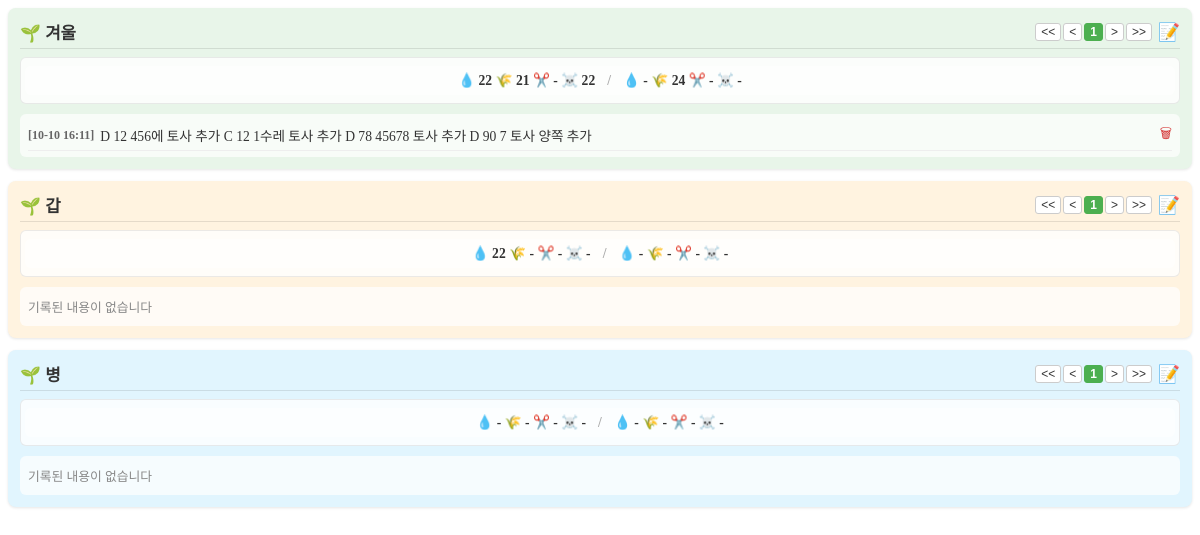
The app's page /farmmng.php, older data.
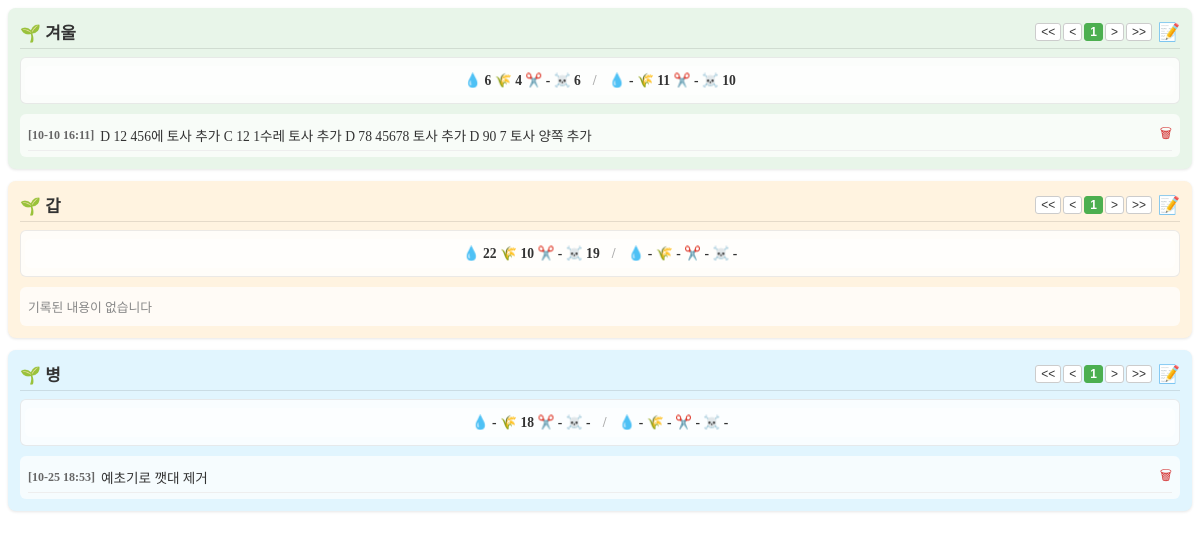
The same page, newer data.
### tables this page shows
CREATE TABLE `farms` (
  `farm_id` int(11) NOT NULL AUTO_INCREMENT COMMENT '밭ID',
  `farm_name` varchar(100) NOT NULL COMMENT '밭이름',
  `row_count` int(11) NOT NULL DEFAULT 0 COMMENT '행갯수',
  `col_count` int(11) NOT NULL DEFAULT 0 COMMENT '열갯수',
  `farm_type` enum('노지','하우스') NOT NULL DEFAULT '노지' COMMENT '유형(노지,하우스)',
  `created_at` datetime DEFAULT current_timestamp() COMMENT '등록일시',
  `use_yn` char(1) NOT NULL DEFAULT 'Y' COMMENT '사용 여부',
  `sort_order` int(11) NOT NULL DEFAULT 0 COMMENT '정렬순서',
  PRIMARY KEY (`farm_id`)
);

CREATE TABLE `memoT` (
  `group_id` varchar(50) NOT NULL COMMENT '그룹 ID (문자형)',
  `id` int(11) NOT NULL AUTO_INCREMENT COMMENT '고유 식별자 ID',
  `reg_date` datetime DEFAULT current_timestamp() COMMENT '날짜 (기본값: 현재 시간)',
  `content` text DEFAULT NULL COMMENT '내용',
  `att_grp_id` bigint(20) DEFAULT NULL COMMENT '첨부파일 그룹 ID',
  PRIMARY KEY (`id`)
);

### farmmng.php (the view, shortened to what this page needs)
<?php
require_once __DIR__ . '/db_connect.php';
$attachment_table = $attachment_table ?? 'attachment';
function getFarmsList($pdo) {
    try {
        $stmt = $pdo->query("SELECT farm_id, farm_name, row_count, col_count, farm_type FROM farms WHERE use_yn = 'Y' ORDER BY sort_order ASC");
        return $stmt->fetchAll(PDO::FETCH_ASSOC);
    } catch (PDOException $e) { return []; }
}
function getFarmTaskStats($pdo, $farmId) {
    $sql = "
        SELECT
            task_id,
            last_work_date,
            last_elapsed_days,
            first_work_date,
            CASE
                WHEN first_elapsed_days <= last_elapsed_days THEN '-'
                ELSE first_elapsed_days
            END AS first_elapsed_days
        FROM (
            SELECT
                grouped_task_id AS task_id,
                MAX(work_date) AS last_work_date,
                DATEDIFF(CURDATE(), MAX(work_date)) AS last_elapsed_days,
                MIN(work_date) AS first_work_date,
                DATEDIFF(CURDATE(), MIN(work_date)) AS first_elapsed_days
            FROM (
                SELECT
                    work_date,
                    grouped_task_id,
                    ROW_NUMBER() OVER (
                        PARTITION BY farm_id, row_num, col_num, grouped_task_id
                        ORDER BY created_at DESC, ridge_id DESC
                    ) AS rn
                FROM (
                    SELECT
                        ridge_id,
                        farm_id,
                        row_num,
                        col_num,
                        work_date,
                        check_status,
                        created_at,
                        CASE
                            WHEN CAST(task_id AS UNSIGNED) BETWEEN 40 AND 46 THEN 40
                            WHEN CAST(task_id AS UNSIGNED) BETWEEN 70 AND 72 THEN 70
                            ELSE CAST(task_id AS UNSIGNED)
                        END AS grouped_task_id
                    FROM ridge_records
                    WHERE farm_id = :farm_id
                      AND check_status = 'Y'
                      AND work_date IS NOT NULL
                ) base
            ) r
            WHERE r.rn = 1
            GROUP BY grouped_task_id
        ) t
        ORDER BY task_id
    ";
    try {
        $stmt = $pdo->prepare($sql);
        $stmt->execute([':farm_id' => $farmId]);
        return $stmt->fetchAll(PDO::FETCH_ASSOC);
    } catch (PDOException $e) {
        error_log('[farmmng] getFarmTaskStats error: ' . $e->getMessage());
        return [];
    }
}
function getFarmMemosPaged($pdo, $groupId, $page = 1, $limit = 5) {
    global $attachment_table;
    try {
        $groupIdStr = (string)$groupId;
        $stmtCount = $pdo->prepare("SELECT COUNT(*) FROM memoT WHERE group_id = :group_id");
        $stmtCount->bindValue(':group_id', $groupIdStr, PDO::PARAM_STR);
        $stmtCount->execute();
        $totalCount = (int)$stmtCount->fetchColumn();
        $totalPages = max(1, (int)ceil($totalCount / $limit));
        $offset = ($page - 1) * $limit;
        $stmt = $pdo->prepare("
            SELECT m.id, m.reg_date, m.content,
                (SELECT COUNT(*) FROM {$attachment_table} a WHERE a.att_grp_id = m.id AND a.status = 'ACTIVE') AS file_count
            FROM memoT m
            WHERE m.group_id = :group_id
            ORDER BY m.id DESC
            LIMIT :limit OFFSET :offset
        ");
        $stmt->bindValue(':group_id', $groupIdStr, PDO::PARAM_STR);
        $stmt->bindValue(':limit', $limit, PDO::PARAM_INT);
        $stmt->bindValue(':offset', $offset, PDO::PARAM_INT);
        $stmt->execute();
        $memos = $stmt->fetchAll(PDO::FETCH_ASSOC);
        return ['memos' => $memos, 'page' => $page, 'totalPages' => $totalPages, 'totalCount' => $totalCount];
    } catch (PDOException $e) {
        return ['memos' => [], 'page' => 1, 'totalPages' => 1, 'totalCount' => 0];
    }
}
$farms = getFarmsList($pdo);
$bgPalette = ['#e8f5e9', '#fff3e0', '#e1f5fe', '#f3e5f5', '#fffde7', '#fbe9e7'];
function renderPaginationHTML($farmParam, $page, $totalPages) {
    $blockSize = 5;
    $currentBlock = (int)ceil($page / $blockSize);
    $startPage = ($currentBlock - 1) * $blockSize + 1;
    $endPage = min($startPage + $blockSize - 1, $totalPages);
    $prevPage = max(1, $page - 1);
    $nextPage = min($totalPages, $page + 1);
    $disabledFirst = ($page <= 1) ? 'disabled' : '';
    $disabledPrev = ($page <= 1) ? 'disabled' : '';
    $disabledNext = ($page >= $totalPages) ? 'disabled' : '';
    $disabledLast = ($page >= $totalPages) ? 'disabled' : '';
    $html = '<div class="farm-pagination">';
    $html .= '<button onclick="changeFarmPage(\''.$farmParam.'\', 1)" '.$disabledFirst.'>&lt;&lt;</button>';
    $html .= '<button onclick="changeFarmPage(\''.$farmParam.'\', '.$prevPage.')" '.$disabledPrev.'>&lt;</button>';
    for ($i = $startPage; $i <= $endPage; $i++) {
        $activeClass = ($i == $page) ? 'active' : '';
        $html .= '<button onclick="changeFarmPage(\''.$farmParam.'\', '.$i.')" class="'.$activeClass.'">'.$i.'</button>';
    }
    $html .= '<button onclick="changeFarmPage(\''.$farmParam.'\', '.$nextPage.')" '.$disabledNext.'>&gt;</button>';
    $html .= '<button onclick="changeFarmPage(\''.$farmParam.'\', '.$totalPages.')" '.$disabledLast.'>&gt;&gt;</button>';
    $html .= '</div>';
    return $html;
}
function renderFarmBox($title, $icon, $groupId, $bgColor, $memoData, $farmParam, $taskStats) {
    $memos = $memoData['memos'];
    $page = $memoData['page'];
    $totalPages = $memoData['totalPages'];
    $tasks = [
        '10' => ['last' => '-', 'first' => '-'],
        '20' => ['last' => '-', 'first' => '-'],
        '30' => ['last' => '-', 'first' => '-'],
        '40' => ['last' => '-', 'first' => '-']
    ];
    if (!empty($taskStats)) {
        foreach ($taskStats as $t) {
            $tId = (string)$t['task_id'];
            if (isset($tasks[$tId])) {
                $tasks[$tId]['last'] = $t['last_elapsed_days'] !== null ? $t['last_elapsed_days'] : '-';
                $tasks[$tId]['first'] = $t['first_elapsed_days'] !== null ? $t['first_elapsed_days'] : '-';
            }
        }
    }
    ?>
    <div class="farm-box" style="background-color: <?php echo $bgColor; ?>;">
        <div class="farm-title">
            <span><?php echo $icon . ' ' . htmlspecialchars($title); ?></span>
            <div class="farm-title-right">
                <?php echo renderPaginationHTML($farmParam, $page, $totalPages); ?>
                <span class="btn-memo-icon" title="새 메모 작성" onclick="openMemoWriteModal('<?php echo htmlspecialchars($groupId, ENT_QUOTES, 'UTF-8'); ?>', '<?php echo htmlspecialchars($title, ENT_QUOTES, 'UTF-8'); ?>')">📝</span>
            </div>
        </div>
        <div class="top-farm-wrapper">
            <div class="status-dashboard" onclick="goToFarmDetail('<?php echo htmlspecialchars($groupId); ?>')">
                <div class="task-summary-line" title="최근 경과일 / 최대 경과일">
                    💧 <?php echo $tasks['10']['last']; ?>
                    🌾 <?php echo $tasks['20']['last']; ?>
                    ✂️ <?php echo $tasks['30']['last']; ?>
                    ☠️ <?php echo $tasks['40']['last']; ?>
                    <span class="stat-divider">/</span>
                    💧 <?php echo $tasks['10']['first']; ?>
                    🌾 <?php echo $tasks['20']['first']; ?>
                    ✂️ <?php echo $tasks['30']['first']; ?>
                    ☠️ <?php echo $tasks['40']['first']; ?>
                </div>
            </div>
            <div class="memo-section">
                <?php if (empty($memos)): ?>
                    <p style="color: #888; font-size: 0.8rem; margin: 4px 0;">기록된 내용이 없습니다</p>
                <?php else: ?>
                    <ul class="memo-list-mini">
                        <?php foreach ($memos as $m): ?>
                            <?php $formattedDate = date('m-d H:i', strtotime($m['reg_date'])); ?>
                            <li class="memo-item-mini"
                                data-memo-item="true"
                                data-id="<?php echo (int)$m['id']; ?>"
                                data-group-id="<?php echo htmlspecialchars($groupId, ENT_QUOTES, 'UTF-8'); ?>"
                                data-display-group-id="<?php echo htmlspecialchars($title, ENT_QUOTES, 'UTF-8'); ?>"
                                data-date="<?php echo htmlspecialchars($formattedDate, ENT_QUOTES, 'UTF-8'); ?>"
                                data-content="<?php echo htmlspecialchars($m['content'], ENT_QUOTES, 'UTF-8'); ?>"
                                data-files="<?php echo htmlspecialchars(json_encode($m['attachments'] ?? [], JSON_UNESCAPED_UNICODE), ENT_QUOTES, 'UTF-8'); ?>"
                                onclick="openModalFromElem(this)">
                                <span class="memo-date-mini">[<?php echo htmlspecialchars($formattedDate); ?>]</span>
                                <span class="memo-text-mini"><?php echo htmlspecialchars($m['content']); ?></span>
                                <span class="btn-memo-delete" title="삭제" onclick="event.stopPropagation(); deleteFarmMemo(<?php echo $m['id']; ?>)">🗑</span>
                            </li>
                        <?php endforeach; ?>
                    </ul>
                <?php endif; ?>
            </div>
        </div>
    </div>
    <?php
}
?>
<div class="farm-container">
    <?php if (empty($farms)): ?>
        <div style="text-align: center; padding: 20px; color: #666;">등록된 밭 정보가 없습니다.</div>
    <?php else: ?>
        <?php foreach ($farms as $index => $farm): ?>
            <?php
                $farmId = $farm['farm_id'];
                $farmName = $farm['farm_name'];
                $farmType = $farm['farm_type'] ?? '노지';
                $icon = ($farmType === '하우스') ? '🏠' : '🌱';
                $bgColor = $bgPalette[$index % count($bgPalette)];
                $farmParam = 'p_' . $farmId;
                $currentPage = max(1, (int)($_GET[$farmParam] ?? 1));
                $taskStats = getFarmTaskStats($pdo, $farmId);
                $memoData = getFarmMemosPaged($pdo, $farmId, $currentPage, 5);
                renderFarmBox($farmName, $icon, $farmId, $bgColor, $memoData, $farmParam, $taskStats);
            ?>
        <?php endforeach; ?>
    <?php endif; ?>
</div>

### farmmng.php (style rules this page uses)
.farm-container { display: flex; flex-direction: column; gap: 12px; box-sizing: border-box; padding-bottom: 20px; }
.farm-box { padding: 12px; border-radius: 8px; box-shadow: 0 1px 3px rgba(0, 0, 0, 0.1); display: flex; flex-direction: column; }
.farm-title { font-size: 1.05rem; font-weight: bold; margin-bottom: 8px; color: #333; border-bottom: 1px solid rgba(0, 0, 0, 0.1); padding-bottom: 4px; display: flex; justify-content: space-between; align-items: center; }
.farm-title-right { display: flex; align-items: center; gap: 6px; }
.farm-pagination { display: flex; gap: 2px; align-items: center; }
.farm-pagination button { padding: 1px 5px; font-size: 0.75rem; border: 1px solid #ccc; background-color: #fff; color: #333; border-radius: 3px; cursor: pointer; }
.farm-pagination button.active { background-color: #4CAF50; color: white; border-color: #4CAF50; font-weight: bold; }
.btn-memo-icon { cursor: pointer; font-size: 1.1rem; }
.btn-memo-delete { cursor: pointer; font-size: 0.85rem; color: #d32f2f; }
.top-farm-wrapper { display: flex; flex-direction: column; gap: 10px; }
.status-dashboard { display: flex; flex-direction: column; justify-content: center; align-items: center; background-color: rgba(255, 255, 255, 0.8); padding: 8px 10px; border-radius: 6px; cursor: pointer; border: 1px solid rgba(0, 0, 0, 0.08); }
.task-summary-line { display: flex; justify-content: center; align-items: center; gap: 8px; width: 100%; background: rgba(255, 255, 255, 0.5); padding: 6px; border-radius: 6px; font-size: 0.85rem; font-weight: bold; color: #333; white-space: nowrap; overflow-x: auto; }
.stat-divider { font-weight: bold; color: #aaa; margin: 0 4px; }
.memo-section { background-color: rgba(255, 255, 255, 0.7); border-radius: 6px; padding: 6px 8px; }
.memo-list-mini { list-style: none; padding: 0; margin: 0; }
.memo-item-mini { display: flex; align-items: center; gap: 6px; padding: 3px 0; border-bottom: 1px solid #eee; font-size: 0.85rem; cursor: pointer; }
.memo-date-mini { font-size: 0.75rem; font-weight: bold; color: #666; white-space: nowrap; }
.memo-text-mini { color: #333; white-space: nowrap; overflow: hidden; text-overflow: ellipsis; flex: 1; }

Row changes from the older to the newer data that the page shows:
computed for farms "겨울": last "22" → "6"; last "21" → "4"; first "24" → "11"; first "-" → "10"
computed for farms (number 2 of 3 on the later page): last "-" → "10"; last "-" → "19"
shown differently, row unchanged: farms (number 3 of 3 on the later page): last "-" → "18"; no longer shows "기록된 내용이 없습니다"
added memot: reg_date "10-25 18:53", content "예초기로 깻대 제거", shown under farms (number 3 of 3 on the later page)
